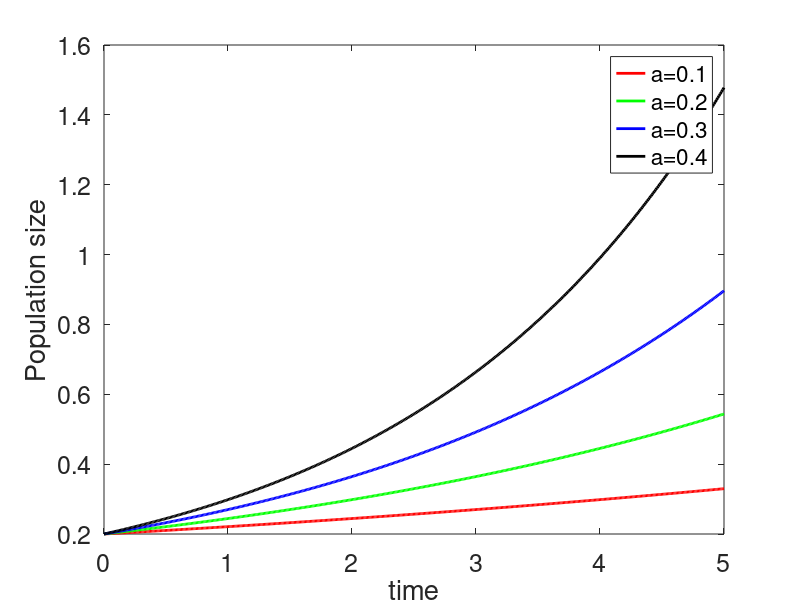
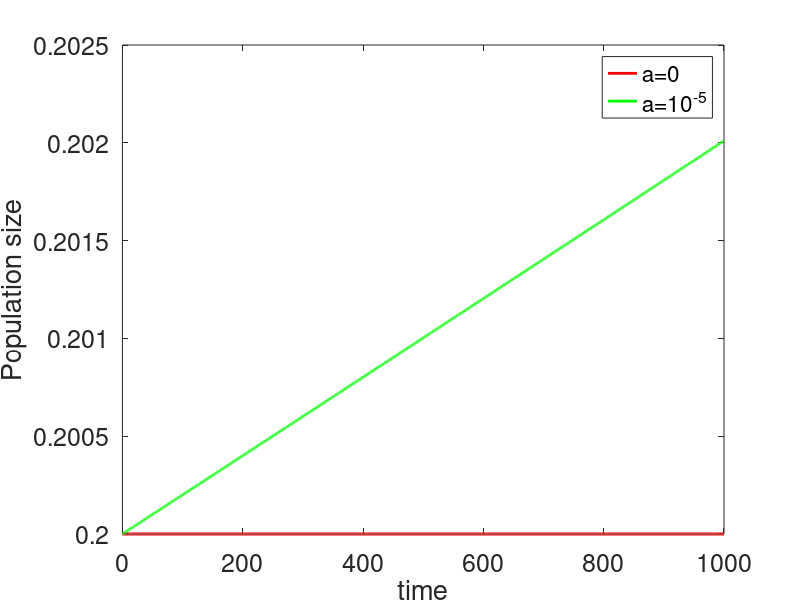
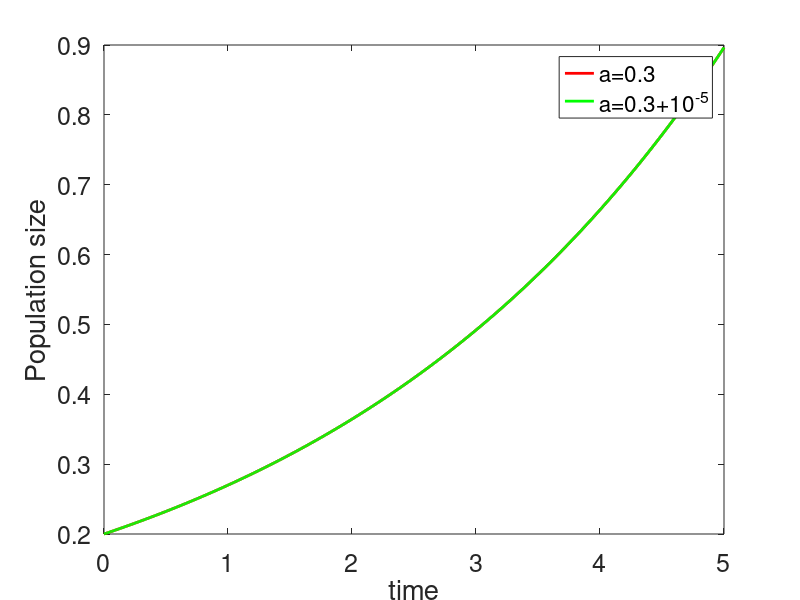

MATLAB code to generate these figures, in order:
%EV - COM3001
%setenv ("GNUTERM", "x11") 

close all
clear
clc
t=0:0.01:5;

fs=18;

figure

a=[0.1 0.2 0.3 0.4 ];
colour=['r','g','b','k'];

la=length(a);

% k: depends on the intitial value x0 
% for this equation
% k=x0

x0=0.2;
k=x0;

for i=1:la 
    y=k*exp(a(i)*t); %analytical solution
    h=plot(t,y,'LineWidth',2,'Color',colour(i));
    hold on
end

xlabel('time','fontsize',fs);
ylabel('Population size','fontsize',fs);
set(gca,'fontsize',fs);
legend('a=0.1','a=0.2','a=0.3','a=0.4','Location','best')


%----------------------

t=0:0.01:1E3;

fs=18;

figure

a=[0 1E-5];
colour=['r','g','b','k'];

la=length(a);


x0=0.2;
k=x0;

for i=1:la
    y=k*exp(a(i)*t); % analytical solution
    h=plot(t,y,'LineWidth',2,'Color',colour(i));
    hold on
end

xlabel('time','fontsize',fs);
ylabel('Population size','fontsize',fs);
set(gca,'fontsize',fs);
legend('a=0','a=10^{-5}')

%---
figure

t=0:0.01:5;

a=[0.3 0.3+1E-5];
colour=['r','g','b','k'];

la=length(a);


x0=0.2;
k=x0;

for i=1:la
    y=k*exp(a(i)*t); % analytical solution
    h=plot(t,y,'LineWidth',2,'Color',colour(i));
    hold on
end

xlabel('time','fontsize',fs);
ylabel('Population size','fontsize',fs);
set(gca,'fontsize',fs);
legend('a=0.3','a=0.3+10^{-5}')



%--------------------------------------------------------

